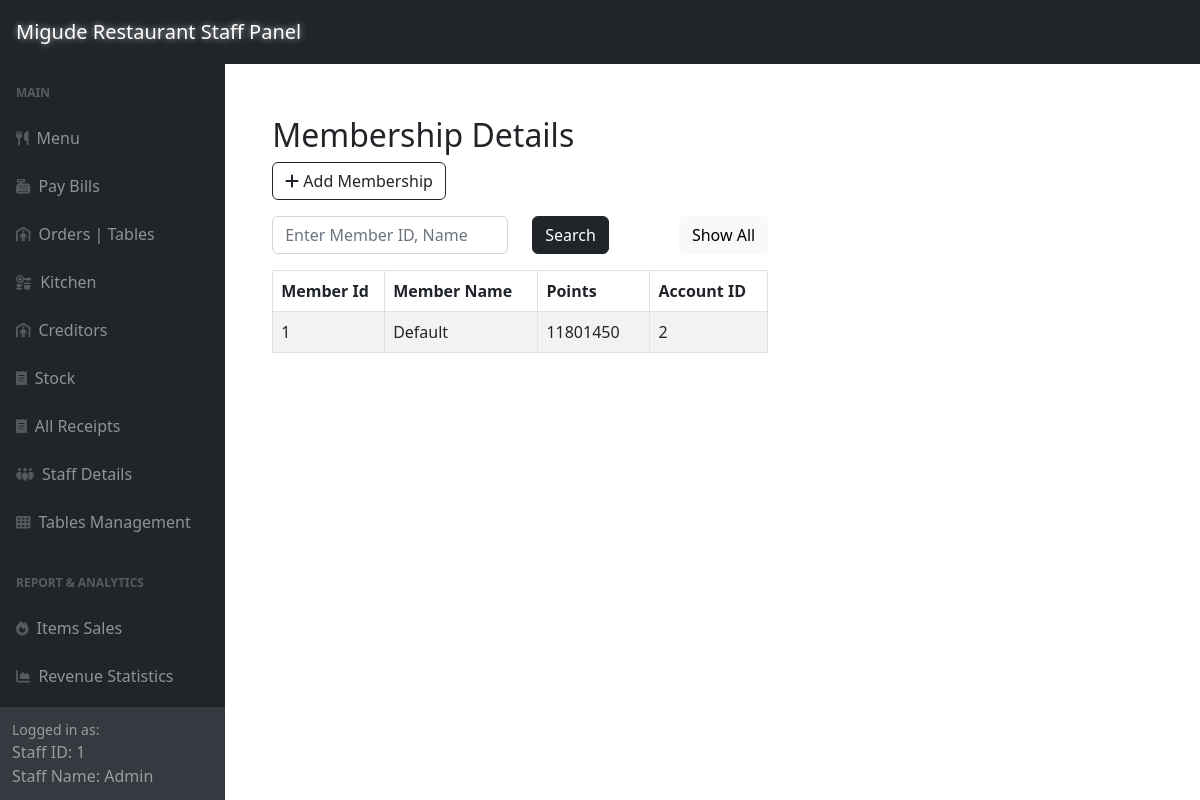
The page /adminSide/panel/customer-panel.php (signed in) on the database as committed earlier.
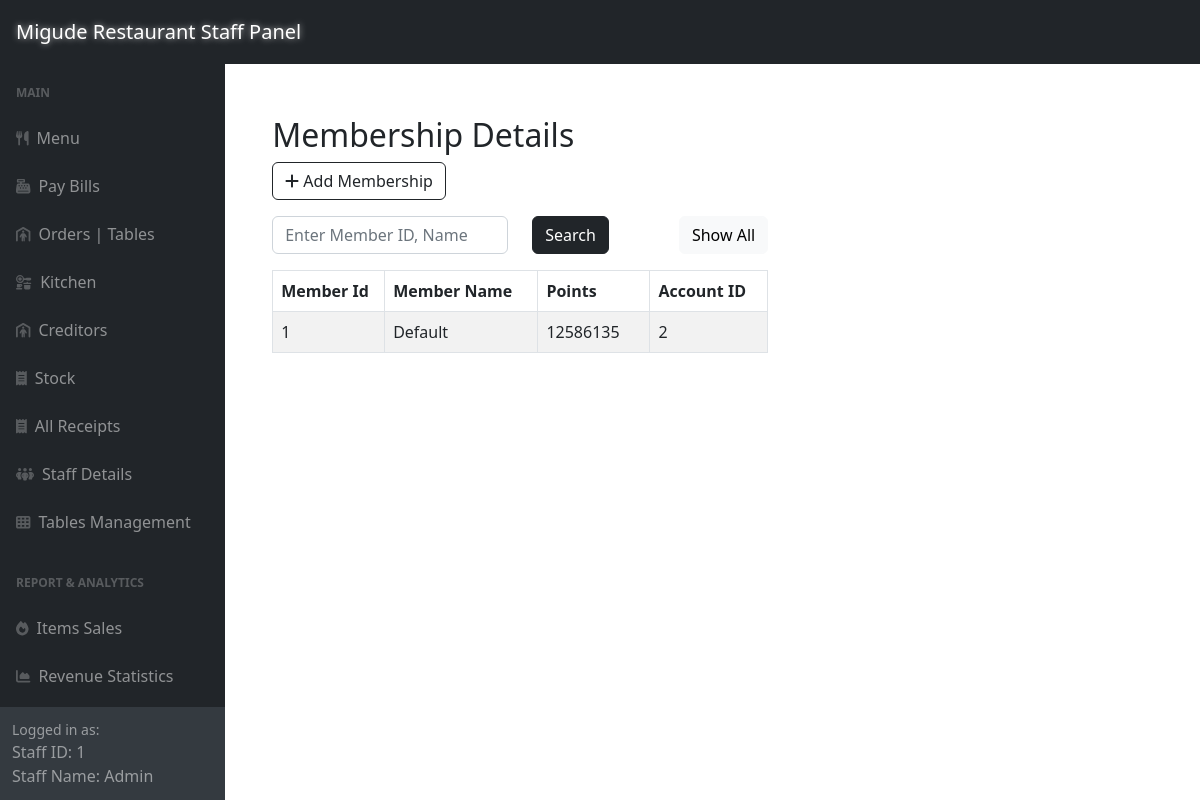
The same page on the database as committed later.
### tables this page shows
CREATE TABLE `memberships` (
  `member_id` int(11) NOT NULL,
  `member_name` varchar(255) DEFAULT NULL,
  `points` int(11) DEFAULT NULL,
  `account_id` int(11) DEFAULT NULL
);

### adminSide/panel/customer-panel.php (the view, shortened to what this page needs)
<?php include '../inc/dashHeader.php'; ?>
<div class="wrapper">
    <div class="container-fluid pt-5 pl-600">
        <div class="row">
            <div class="m-50">
                <div class="mt-5 mb-3">
                    <h2 class="pull-left">Membership Details</h2>
                    <a href="../customerCrud/createCust.php" class="btn btn-outline-dark"><i class="fa fa-plus"></i> Add Membership</a>
                </div>
                <div class="mb-3">
                    <form method="POST" action="#">
                        <div class="row">
                            <div class="col-md-6">
                                <input required type="text" id="search" name="search" class="form-control" placeholder="Enter Member ID, Name">
                            </div>
                            <div class="col-md-3">
                                <button type="submit" class="btn btn-dark">Search</button>
                            </div>
                            <div class="col" style="text-align: right;" >
                                <a href="customer-panel.php" class="btn btn-light">Show All</a>
                            </div>
                        </div>
                    </form>
                </div>
                <?php
                require_once "../config.php";
                if (isset($_POST['search'])) {
                    if (!empty($_POST['search'])) {
                        $search = $_POST['search'];
                        $sql = "SELECT * FROM memberships WHERE member_name LIKE '%$search%' OR member_id = '$search'ORDER BY member_id";
                    } else {
                        $sql = "SELECT * FROM memberships ORDER BY member_id";
                    }
                } else {
                     $sql = "SELECT * FROM memberships ORDER BY member_id";
                }
                if ($result = mysqli_query($link, $sql)) {
                    if (mysqli_num_rows($result) > 0) {
                        echo '<table class="table table-bordered table-striped">';
                        echo "<thead>";
                        echo "<tr>";
                        echo "<th style='width:7em;'>Member Id</th>";
                        echo "<th>Member Name</th>";
                        echo "<th style='width:7em;'>Points</th>";
                        echo "<th>Account ID</th>";
                        echo "</tr>";
                        echo "</thead>";
                        echo "<tbody>";
                        while ($row = mysqli_fetch_array($result)) {
                            echo "<tr>";
                            echo "<td>" . $row['member_id'] . "</td>";
                            echo "<td>" . $row['member_name'] . "</td>";
                            echo "<td>" . $row['points'] . "</td>";
                            echo "<td>" . $row['account_id'] . "</td>";
                            echo "</tr>";
                        }
                        echo "</tbody>";
                        echo "</table>";
                    } else {
                        echo '<div class="alert alert-danger"><em>No records were found.</em></div>';
                    }
                } else {
                    echo "Oops! Something went wrong. Please try again later.";
                }
                ?>
            </div>
        </div>
    </div>
</div>
<?php include '../inc/dashFooter.php'; ?>

Rows that differ between the two databases and show on the page:
changed memberships "Default": points "11801450" → "12586135"
